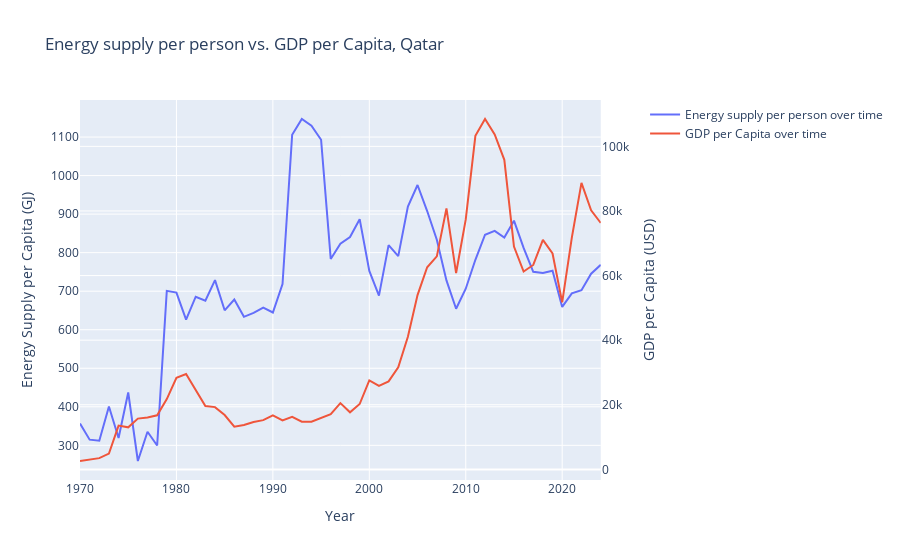

Here is the notebook cell this chart was saved with:
### Code cell
# Plot for Qatar
plot_relationship("Qatar")
